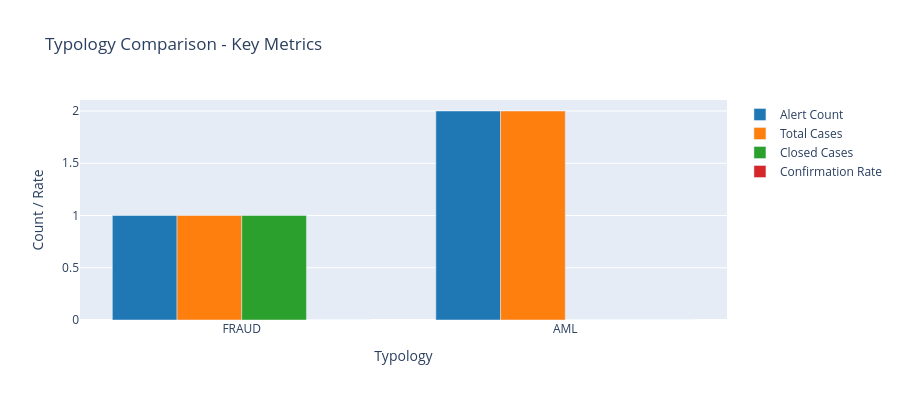

The cell this chart's notebook holds for it:
### Markdown cell above
## 9. Compare Multiple Typologies Side-by-Side
Filter metrics by fraud typologies and enable dynamic comparison.

### Code cell
def get_typology_metrics(typology_name, start_date, end_date, alerts_df, cases_df, transactions_df):
    """Calculate metrics for a specific fraud typology"""
    
    # Filter alerts by typology
    typology_alerts = alerts_df.filter(F.col("alert_type_norm") == typology_name)
    typology_case_ids = typology_alerts.select("case_id").distinct()
    
    # Filter cases for this typology
    typology_cases = cases_df.join(typology_case_ids, "case_id", "inner")
    
    # Calculate metrics
    total_cases = typology_cases.count()
    
    open_cases = typology_cases.filter(
        ~F.col("status").like("%CLOSED%") & 
        ~F.col("status").like("%COMPLETE%") & 
        ~F.col("status").like("%DISPOSED%")
    ).count()
    
    closed_cases = typology_cases.filter(
        F.col("status").like("%CLOSED%") | 
        F.col("status").like("%COMPLETE%") | 
        F.col("status").like("%DISPOSED%")
    ).count()
    
    # Alert count
    alert_count = typology_alerts.select("alert_id").distinct().count()
    
    # Calculate MTTD
    closed_typology_cases = typology_cases.filter(
        (F.col("created_to_updated_ms") > 0) &
        (
            F.col("status").like("%CLOSED%") | 
            F.col("status").like("%COMPLETE%") | 
            F.col("status").like("%DISPOSED%")
        )
    )
    
    avg_mttd_ms = closed_typology_cases.agg(F.avg("created_to_updated_ms")).collect()[0][0]
    mttd_hours = (avg_mttd_ms / (1000 * 60 * 60)) if avg_mttd_ms else 0
    
    # Confirmation rate
    confirmed = typology_cases.filter(
        F.col("status") == "STATUS_82_CLOSED_CONFIRMED"
    ).count()
    
    confirmation_rate = (confirmed / closed_cases * 100) if closed_cases > 0 else 0
    
    # False positive rate
    false_positives = typology_alerts.filter(
        F.col("prediction_outcome_norm") == "FALSE_POSITIVE"
    ).count()
    
    false_positive_rate = (false_positives / alert_count * 100) if alert_count > 0 else 0
    
    return {
        "typology": typology_name,
        "total_cases": total_cases,
        "open_cases": open_cases,
        "closed_cases": closed_cases,
        "alert_count": alert_count,
        "mttd_hours": mttd_hours,
        "confirmation_rate": confirmation_rate,
        "false_positive_rate": false_positive_rate
    }


# ============================
# MAIN EXECUTION
# ============================

# Get available typologies
available_typologies = alerts.select("alert_type_norm").distinct().filter(
    F.col("alert_type_norm").isNotNull()
).rdd.flatMap(lambda x: x).collect()

print("\n" + "="*80)
print("TYPOLOGY COMPARISON")
print("="*80)
print(f"\nAvailable Typologies: {available_typologies}")

# Calculate metrics
typology_metrics_list = []

for typology in available_typologies:
    try:
        metrics_dict = get_typology_metrics(
            typology, start_date, end_date, alerts, cases, transactions
        )
        typology_metrics_list.append(metrics_dict)
    except Exception as e:
        print(f"Error processing {typology}: {str(e)}")


# ============================
# CREATE DATAFRAME
# ============================

typology_comparison = pd.DataFrame(typology_metrics_list)

print("\nTYPOLOGY COMPARISON TABLE")

if typology_comparison.empty:
    print("No data available.")
else:
    print(typology_comparison.to_string(index=False))


# ============================
# VISUALIZATION
# ============================

if not typology_comparison.empty and "typology" in typology_comparison.columns:
    
    fig_typology_comp = go.Figure()

    metrics_to_plot = [
        'alert_count',
        'total_cases',
        'closed_cases',
        'confirmation_rate'
    ]

    colors = ['#1f77b4', '#ff7f0e', '#2ca02c', '#d62728']

    for i, metric in enumerate(metrics_to_plot):
        if metric in typology_comparison.columns:
            fig_typology_comp.add_trace(go.Bar(
                x=typology_comparison['typology'],
                y=typology_comparison[metric],
                name=metric.replace('_', ' ').title(),
                marker={'color': colors[i]}
            ))

    fig_typology_comp.update_layout(
        title="Typology Comparison - Key Metrics",
        xaxis_title="Typology",
        yaxis_title="Count / Rate",
        barmode='group',
        height=400
    )

    fig_typology_comp.show()

    print("\n✓ Typology comparison complete!")

else:
    print("\n⚠ Cannot plot — 'typology' column missing or no data.")

### Figure 1 — Plotly figure (JSON) as saved in the notebook; plotly's stock layout.template omitted (floating-point values rounded to 4 significant figures)
{"data": [{"marker": {"color": "#1f77b4"}, "name": "Alert Count", "type": "bar", "x": ["FRAUD", "AML"], "y": [1, 2]}, {"marker": {"color": "#ff7f0e"}, "name": "Total Cases", "type": "bar", "x": ["FRAUD", "AML"], "y": [1, 2]}, {"marker": {"color": "#2ca02c"}, "name": "Closed Cases", "type": "bar", "x": ["FRAUD", "AML"], "y": [1, 0]}, {"marker": {"color": "#d62728"}, "name": "Confirmation Rate", "type": "bar", "x": ["FRAUD", "AML"], "y": [0.0, 0.0]}], "layout": {"barmode": "group", "height": 400, "title": {"text": "Typology Comparison - Key Metrics"}, "xaxis": {"title": {"text": "Typology"}}, "yaxis": {"title": {"text": "Count / Rate"}}}}
